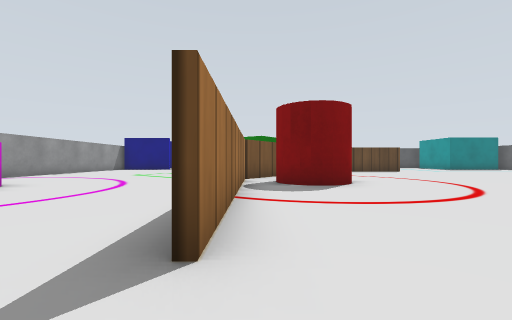
View 1 (above)

20 first-person views from a walk through a Gazebo world. The camera is 0.12 m above the floor, looks level and sees 90° across. The floor is counted in squares, 0.2 m on a side. Each view is taken from the middle of a square. On the plan, view 1 faces up. The plan holds only what a view shows up to about 9 squares ahead; the rest is blank. Simple patterns stand in for the simulator's built-in surfaces.

View 2
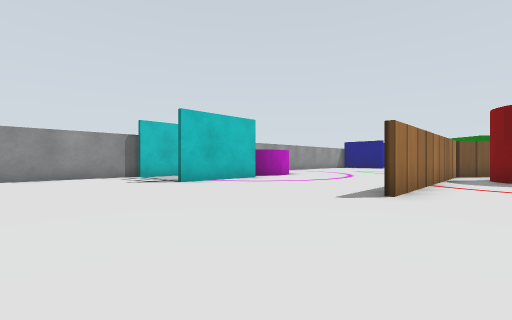

View 3
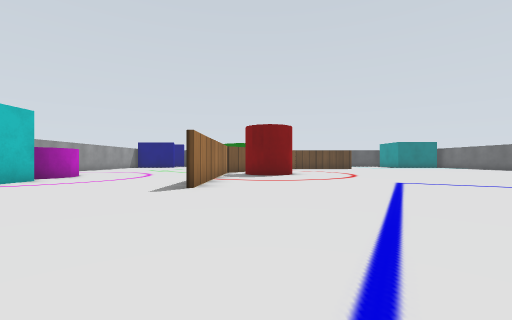

View 4
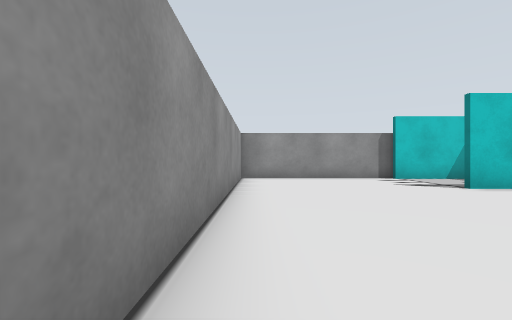

View 5
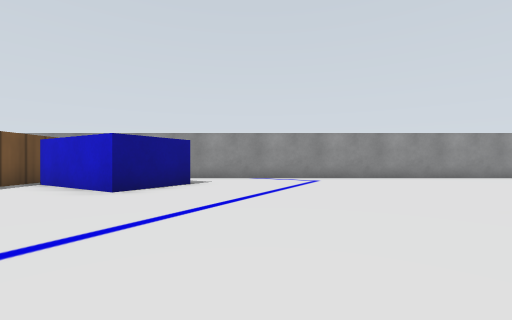

View 6
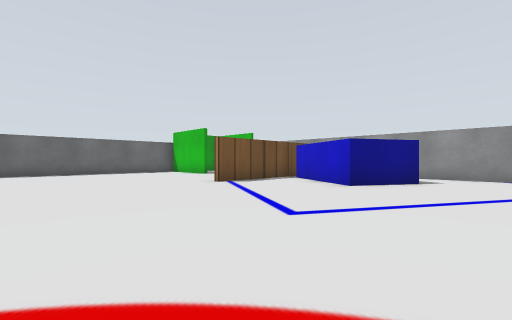

View 7
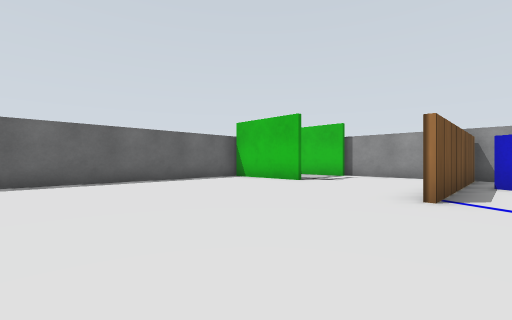

View 8
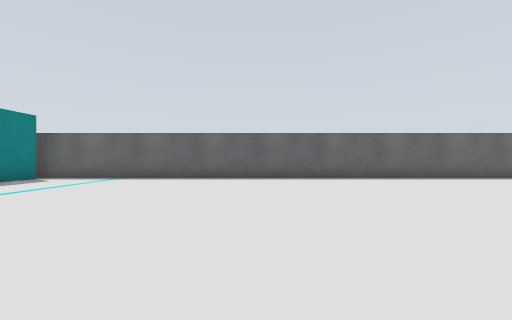

View 9
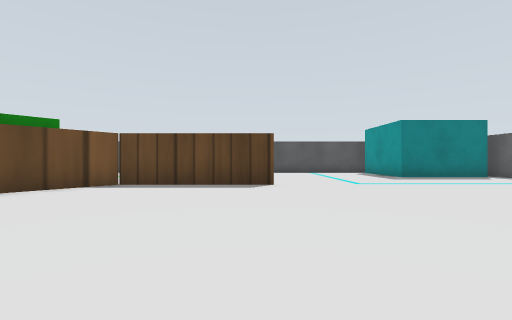

View 10
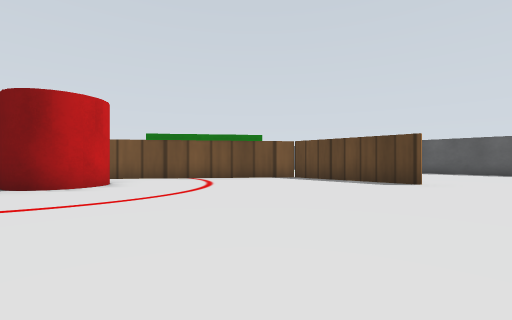

View 11
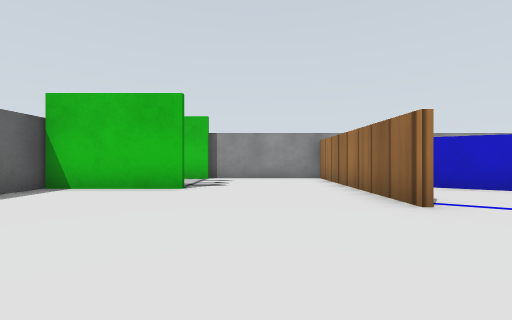

View 12
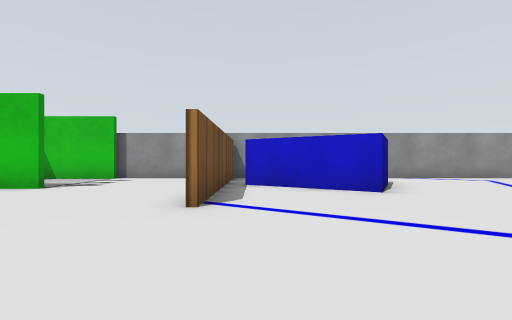

View 13
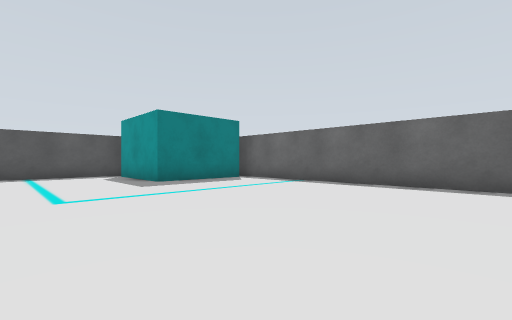

View 14
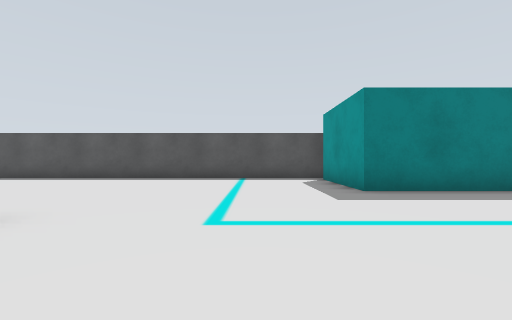

View 15
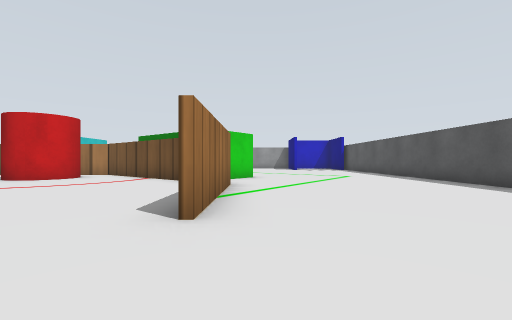

View 16
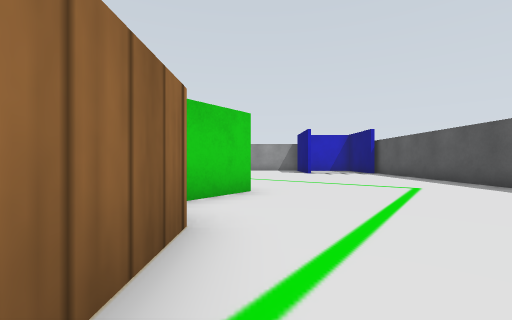

View 17
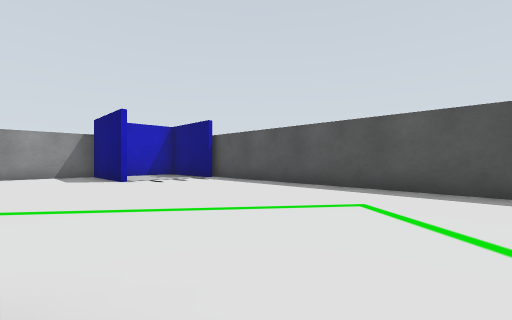

View 18
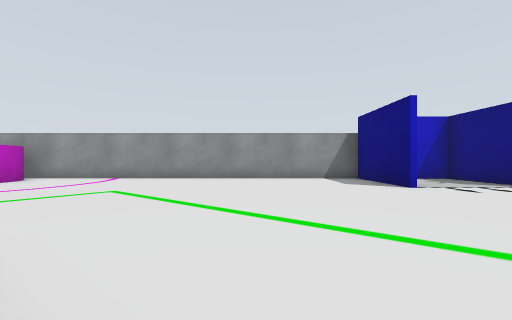

View 19
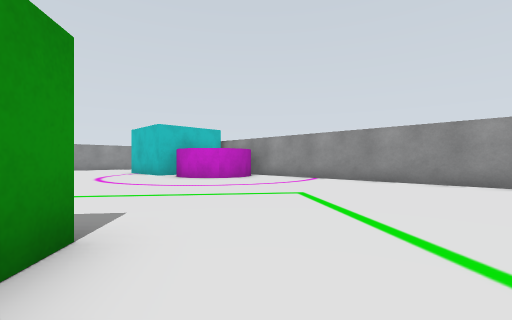

View 20
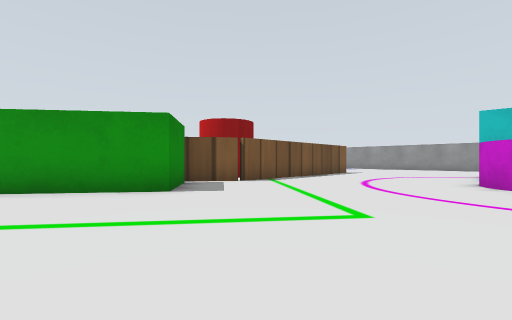

### Floor plan
Key: @ floor where view 1 was taken; # wall or solid block; . floor; C red cylinder; M magenta cylinder; B blue box; Y cyan box; G green box.
Columns run from 9 left of view 1 to 16 right of it. Each row starts with its distance up from view 1.
 20    ###################
 19  ###.................Y
 18  #...................Y
 17  #...................Y
 16 ####.................YYYY#
 15 #........................#
 14 #.........G..............#
 13 #.........GG#####........#
 12 #........G G#............#
 11 #.......G G#.............#
 10 #........G#..............#
  9 #........#...............#
  8 #........#CC.............#
  7 #........#CC.............#
  6 #MMM.....#CC.............#
  5 #  M.....#...............#
  4    M.....#...............#
  3  ####....#...............#
  2  #..#....#...............#
  1 ##..#....................#
  0 #........@........#......#
 -1 #..............B..#...####
 -2 #.............B BB#....  #
 -3 #.............    #.....
 -4 #..............  .#...###
 -5 ###############  ######

Positions as (right, up) in squares from view 1, and headings:
1: (0, 0), facing up
2: (1, -3), facing up-left
3: (1, -4), facing up
4: (0, -4), facing left
5: (3, 4), facing down
6: (3, 5), facing down-right
7: (8, 5), facing down-right
8: (7, 9), facing right
9: (7, 7), facing up
10: (9, 6), facing up-left
11: (11, 4), facing down
12: (8, 4), facing down
13: (9, 9), facing up-right
14: (10, 11), facing up
15: (10, 14), facing left
16: (6, 14), facing left
17: (2, 14), facing up-left
18: (0, 13), facing left
19: (-1, 13), facing down-left
20: (-6, 13), facing down-right
